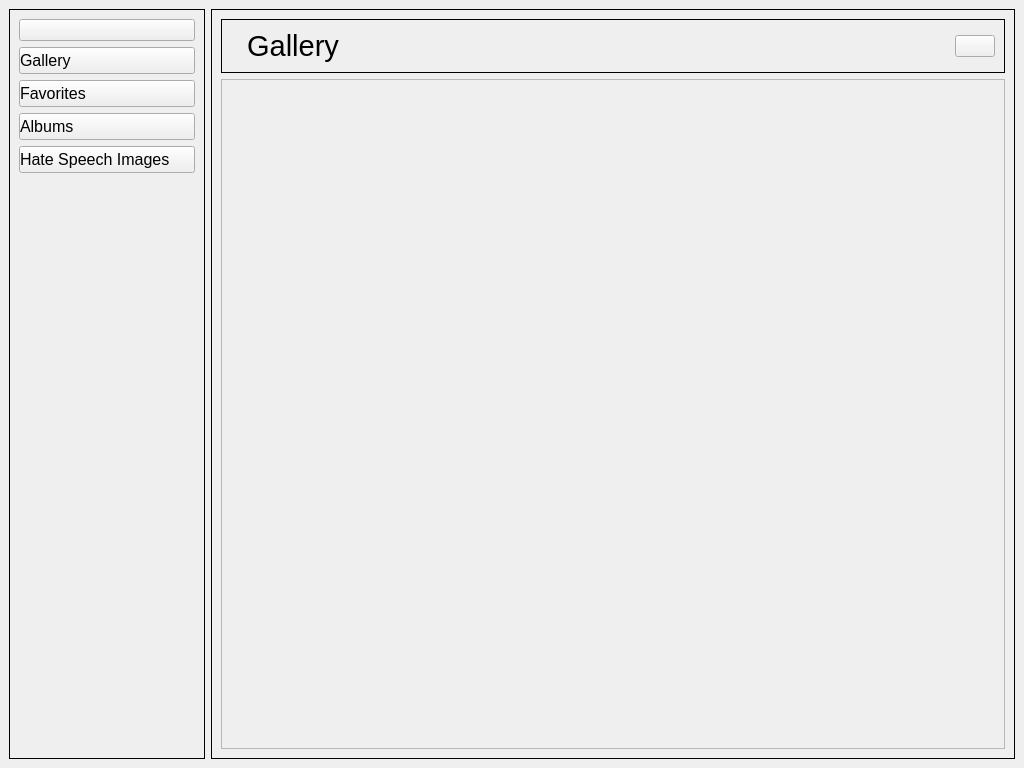
<?xml version="1.0" encoding="UTF-8"?>
<ui version="4.0">
 <class>MainWindow</class>
 <widget class="QMainWindow" name="MainWindow">
  <property name="geometry">
   <rect>
    <x>0</x>
    <y>0</y>
    <width>1024</width>
    <height>768</height>
   </rect>
  </property>
  <property name="windowTitle">
   <string>MainWindow</string>
  </property>
  <widget class="QWidget" name="centralwidget">
   <layout class="QFormLayout" name="formLayout">
    <item row="0" column="0">
     <widget class="QFrame" name="leftButtonsFrame">
      <property name="sizePolicy">
       <sizepolicy hsizetype="Fixed" vsizetype="Preferred">
        <horstretch>0</horstretch>
        <verstretch>0</verstretch>
       </sizepolicy>
      </property>
      <property name="frameShape">
       <enum>QFrame::Shape::Box</enum>
      </property>
      <property name="frameShadow">
       <enum>QFrame::Shadow::Plain</enum>
      </property>
      <layout class="QVBoxLayout" name="verticalLayout">
       <item>
        <widget class="QPushButton" name="toggleButton">
         <property name="autoFillBackground">
          <bool>false</bool>
         </property>
         <property name="styleSheet">
          <string notr="true">text-align: left</string>
         </property>
         <property name="text">
          <string/>
         </property>
         <property name="icon">
          <iconset>
           <normaloff>assets/hamburgerIcon_black.png</normaloff>assets/hamburgerIcon_black.png</iconset>
         </property>
         <property name="iconSize">
          <size>
           <width>20</width>
           <height>20</height>
          </size>
         </property>
        </widget>
       </item>
       <item>
        <widget class="QPushButton" name="galleryButton">
         <property name="font">
          <font>
           <pointsize>12</pointsize>
          </font>
         </property>
         <property name="layoutDirection">
          <enum>Qt::LayoutDirection::LeftToRight</enum>
         </property>
         <property name="styleSheet">
          <string notr="true">text-align: left</string>
         </property>
         <property name="text">
          <string>Gallery  </string>
         </property>
         <property name="icon">
          <iconset>
           <normaloff>assets/gallery_black.png</normaloff>assets/gallery_black.png</iconset>
         </property>
         <property name="iconSize">
          <size>
           <width>20</width>
           <height>20</height>
          </size>
         </property>
        </widget>
       </item>
       <item>
        <widget class="QPushButton" name="favoriteButton">
         <property name="font">
          <font>
           <pointsize>12</pointsize>
          </font>
         </property>
         <property name="styleSheet">
          <string notr="true">text-align: left</string>
         </property>
         <property name="text">
          <string>Favorites</string>
         </property>
         <property name="icon">
          <iconset>
           <normaloff>assets/heart_black.png</normaloff>assets/heart_black.png</iconset>
         </property>
         <property name="iconSize">
          <size>
           <width>20</width>
           <height>20</height>
          </size>
         </property>
        </widget>
       </item>
       <item>
        <widget class="QPushButton" name="albumsButton">
         <property name="font">
          <font>
           <pointsize>12</pointsize>
          </font>
         </property>
         <property name="styleSheet">
          <string notr="true">text-align: left</string>
         </property>
         <property name="text">
          <string>Albums</string>
         </property>
         <property name="icon">
          <iconset>
           <normaloff>assets/albums_black.png</normaloff>assets/albums_black.png</iconset>
         </property>
         <property name="iconSize">
          <size>
           <width>20</width>
           <height>20</height>
          </size>
         </property>
        </widget>
       </item>
       <item>
        <widget class="QPushButton" name="hatespeechImagesButton">
         <property name="font">
          <font>
           <pointsize>12</pointsize>
          </font>
         </property>
         <property name="styleSheet">
          <string notr="true">text-align: left;</string>
         </property>
         <property name="text">
          <string>Hate Speech Images    </string>
         </property>
         <property name="icon">
          <iconset>
           <normaloff>assets/hatespeechImage_black.png</normaloff>assets/hatespeechImage_black.png</iconset>
         </property>
         <property name="iconSize">
          <size>
           <width>20</width>
           <height>20</height>
          </size>
         </property>
        </widget>
       </item>
       <item>
        <spacer name="verticalSpacer">
         <property name="orientation">
          <enum>Qt::Orientation::Vertical</enum>
         </property>
         <property name="sizeType">
          <enum>QSizePolicy::Policy::Expanding</enum>
         </property>
         <property name="sizeHint" stdset="0">
          <size>
           <width>20</width>
           <height>500</height>
          </size>
         </property>
        </spacer>
       </item>
      </layout>
     </widget>
    </item>
    <item row="0" column="1">
     <widget class="QFrame" name="mainBodyFrame">
      <property name="frameShape">
       <enum>QFrame::Shape::Box</enum>
      </property>
      <property name="frameShadow">
       <enum>QFrame::Shadow::Plain</enum>
      </property>
      <layout class="QVBoxLayout" name="verticalLayout_2" stretch="0,0">
       <item>
        <widget class="QFrame" name="topPart">
         <property name="frameShape">
          <enum>QFrame::Shape::Box</enum>
         </property>
         <property name="frameShadow">
          <enum>QFrame::Shadow::Plain</enum>
         </property>
         <layout class="QHBoxLayout" name="horizontalLayout_2" stretch="9,1">
          <item>
           <widget class="QLabel" name="galleryLabel">
            <property name="font">
             <font>
              <pointsize>22</pointsize>
             </font>
            </property>
            <property name="text">
             <string>  Gallery</string>
            </property>
           </widget>
          </item>
          <item>
           <widget class="QPushButton" name="uploadImageButton">
            <property name="sizePolicy">
             <sizepolicy hsizetype="Fixed" vsizetype="Fixed">
              <horstretch>0</horstretch>
              <verstretch>0</verstretch>
             </sizepolicy>
            </property>
            <property name="text">
             <string/>
            </property>
            <property name="icon">
             <iconset>
              <normaloff>assets/uploadImage_black.png</normaloff>assets/uploadImage_black.png</iconset>
            </property>
            <property name="iconSize">
             <size>
              <width>32</width>
              <height>32</height>
             </size>
            </property>
            <property name="flat">
             <bool>false</bool>
            </property>
           </widget>
          </item>
         </layout>
        </widget>
       </item>
       <item>
        <widget class="QScrollArea" name="scrollArea">
         <property name="enabled">
          <bool>true</bool>
         </property>
         <property name="layoutDirection">
          <enum>Qt::LayoutDirection::LeftToRight</enum>
         </property>
         <property name="widgetResizable">
          <bool>true</bool>
         </property>
         <property name="alignment">
          <set>Qt::AlignmentFlag::AlignLeading|Qt::AlignmentFlag::AlignLeft|Qt::AlignmentFlag::AlignTop</set>
         </property>
         <widget class="QWidget" name="scrollAreaWidgetContents">
          <property name="geometry">
           <rect>
            <x>0</x>
            <y>0</y>
            <width>770</width>
            <height>662</height>
           </rect>
          </property>
          <property name="layoutDirection">
           <enum>Qt::LayoutDirection::RightToLeft</enum>
          </property>
          <layout class="QVBoxLayout" name="verticalLayout_3"/>
         </widget>
        </widget>
       </item>
      </layout>
     </widget>
    </item>
   </layout>
  </widget>
 </widget>
 <resources/>
 <connections/>
</ui>
